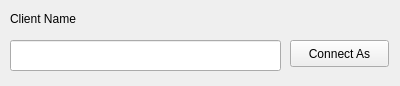
<?xml version="1.0" encoding="UTF-8"?>
<ui version="4.0">
 <class>clientInit</class>
 <widget class="QWidget" name="clientInit">
  <property name="geometry">
   <rect>
    <x>0</x>
    <y>0</y>
    <width>400</width>
    <height>86</height>
   </rect>
  </property>
  <property name="windowTitle">
   <string>Form</string>
  </property>
  <widget class="QPushButton" name="connectAsButton">
   <property name="geometry">
    <rect>
     <x>290</x>
     <y>40</y>
     <width>99</width>
     <height>27</height>
    </rect>
   </property>
   <property name="text">
    <string>Connect As</string>
   </property>
  </widget>
  <widget class="QLineEdit" name="serverNameEdit">
   <property name="geometry">
    <rect>
     <x>10</x>
     <y>40</y>
     <width>271</width>
     <height>31</height>
    </rect>
   </property>
  </widget>
  <widget class="QLabel" name="label">
   <property name="geometry">
    <rect>
     <x>10</x>
     <y>10</y>
     <width>101</width>
     <height>17</height>
    </rect>
   </property>
   <property name="text">
    <string>Client Name</string>
   </property>
  </widget>
 </widget>
 <resources/>
 <connections/>
</ui>
